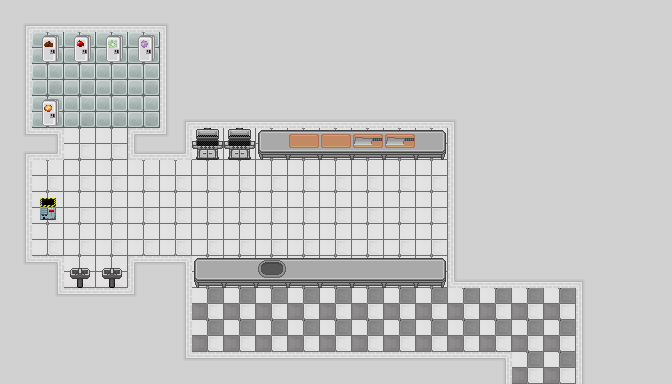

Rendered tile map (Tiled .tmx) drawn with the repository's tilesets; below, a short description and the full map source, tile grids included:
An orthogonal 21x12 tile map with 32x32 px tiles, 3 tile layers (turf, wall, obj), 1 hidden layer not drawn.

<map version="1.9" tiledversion="1.9.2" orientation="orthogonal" renderorder="right-down" width="21" height="12" tilewidth="32" tileheight="32" infinite="0" nextlayerid="8" nextobjectid="7">
 <tileset firstgid="1" source="tiles.tsx" />
 <layer id="1" name="turf" width="21" height="12">
  <data encoding="csv">
0,0,0,0,0,0,0,0,0,0,0,0,0,0,0,0,0,0,0,0,0,
0,3,3,3,3,0,0,0,0,0,0,0,0,0,0,0,0,0,0,0,0,
0,3,3,3,3,0,0,0,0,0,0,0,0,0,0,0,0,0,0,0,0,
0,3,3,3,3,0,0,0,0,0,0,0,0,0,0,0,0,0,0,0,0,
0,0,14,14,0,0,14,14,14,14,14,14,14,14,0,0,0,0,0,0,0,
0,14,14,14,14,14,14,14,14,14,14,14,14,14,0,0,0,0,0,0,0,
0,14,14,14,14,14,14,14,14,14,14,14,14,14,0,0,0,0,0,0,0,
0,14,14,14,14,14,14,14,14,14,14,14,14,14,0,0,0,0,0,0,0,
0,0,14,14,0,0,14,14,14,14,14,14,14,14,0,0,0,0,0,0,0,
0,0,0,0,0,0,1,1,1,1,1,1,1,1,1,1,1,1,0,0,0,
0,0,0,0,0,0,1,1,1,1,1,1,1,1,1,1,1,1,0,0,0,
0,0,0,0,0,0,0,0,0,0,0,0,0,0,0,0,1,1,0,0,0
</data>
 </layer>
 <layer id="6" name="wall" width="21" height="12">
  <data encoding="csv">
20,18,18,18,18,21,33,33,33,33,33,33,33,33,33,33,33,33,33,33,33,
17,0,0,0,0,15,33,33,33,33,33,33,33,33,33,33,33,33,33,33,33,
17,0,0,0,0,15,33,33,33,33,33,33,33,33,33,33,33,33,33,33,33,
17,0,0,0,0,32,18,18,18,18,18,18,18,18,21,33,33,33,33,33,33,
28,27,0,0,29,30,0,0,0,0,0,0,0,0,15,33,33,33,33,33,33,
17,0,0,0,0,0,0,0,0,0,0,0,0,0,15,33,33,33,33,33,33,
17,0,0,0,0,0,0,0,0,0,0,0,0,0,15,33,33,33,33,33,33,
17,0,0,0,0,0,0,0,0,0,0,0,0,0,15,33,33,33,33,33,33,
24,26,0,0,25,26,0,0,0,0,0,0,0,0,31,18,18,18,21,33,33,
33,24,22,22,23,17,0,0,0,0,0,0,0,0,0,0,0,0,15,33,33,
33,33,33,33,33,17,0,0,0,0,0,0,0,0,0,0,0,0,15,33,33,
33,33,33,33,33,24,22,22,22,22,22,22,22,22,22,26,0,0,15,33,33
</data>
 </layer>
 <layer id="4" name="obj" width="21" height="12">
  <data encoding="csv">
0,0,0,0,0,0,0,0,0,0,0,0,0,0,0,0,0,0,0,0,0,
0,43,45,42,44,0,0,0,0,0,0,0,0,0,0,0,0,0,0,0,0,
0,0,0,0,0,0,0,0,0,0,0,0,0,0,0,0,0,0,0,0,0,
0,41,0,0,0,0,0,0,0,0,0,0,0,0,0,0,0,0,0,0,0,
0,0,0,0,0,0,8,8,11,46,46,35,35,13,0,0,0,0,0,0,0,
0,0,0,0,0,0,0,0,0,0,0,0,0,0,0,0,0,0,0,0,0,
0,36,0,0,0,0,0,0,0,0,0,0,0,0,0,0,0,0,0,0,0,
0,0,0,0,0,0,0,0,0,0,0,0,0,0,0,0,0,0,0,0,0,
0,0,34,34,0,0,11,12,40,12,12,12,12,13,0,0,0,0,0,0,0,
0,0,0,0,0,0,0,0,0,0,0,0,0,0,0,0,0,0,0,0,0,
0,0,0,0,0,0,0,0,0,0,0,0,0,0,0,0,0,0,0,0,0,
0,0,0,0,0,0,0,0,0,0,0,0,0,0,0,0,0,0,0,0,0
</data>
 </layer>
 <layer id="7" name="collision" width="21" height="12" visible="0">
  <data encoding="csv">
37,37,37,37,37,37,37,37,37,37,37,37,37,37,37,37,37,37,37,37,37,
37,39,39,39,39,37,37,37,37,37,37,37,37,37,37,37,37,37,37,37,37,
37,38,38,38,38,37,37,37,37,37,37,37,37,37,37,37,37,37,37,37,37,
37,39,38,38,38,37,37,37,37,37,37,37,37,37,37,37,37,37,37,37,37,
37,37,38,38,37,37,39,39,37,39,39,39,39,37,37,37,37,37,37,37,37,
37,38,38,38,38,38,38,38,38,38,38,38,38,38,37,37,37,37,37,37,37,
37,39,38,38,38,38,38,38,38,38,38,38,38,38,37,37,37,37,37,37,37,
37,38,38,38,38,38,38,38,38,38,38,38,38,38,37,37,37,37,37,37,37,
37,37,39,39,37,37,37,37,39,37,37,37,37,37,37,37,37,37,37,37,37,
37,37,37,37,37,37,38,38,38,38,38,38,38,38,38,38,38,38,37,37,37,
37,37,37,37,37,37,38,38,38,38,38,38,38,38,38,38,38,38,37,37,37,
37,37,37,37,37,37,37,37,37,37,37,37,37,37,37,37,38,38,37,37,37
</data>
 </layer>
</map>
